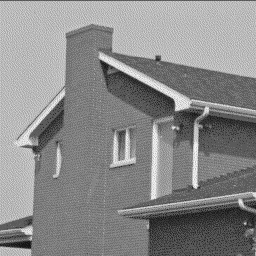
%> input picture Matlab files/test/house.bmp, 256 x 256 px
$ octave edge_show.m   (GNU Octave 9; MATLAB toolbox functions it lacks are replaced by stand-ins)
%> lines starting %> are read from the running program, lines starting %| are printed output that depends on the picture
clc
clear all
close all

% im=imread('./test/sem.jpg');
im=imread('./test/house.bmp');
%> im is the input picture: size 256x256 uint8; min 17, max 254, mean 137.8
subplot(3,1,1),imagesc(im);
colormap(gray(256));
axis image;
axis off;

T=0.1;
% eim1=edge(im,'sobel',T);
eim1=edge(im,'sobel');
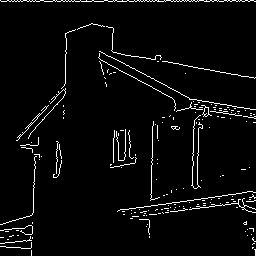
%> eim1: size 256x256 logical; 3.8% white in thin lines or dots
subplot(3,1,2),imagesc(eim1);
colormap(gray(256));
axis image;
axis off;
title('Sobel');


T=0.4;
% eim2=edge(im,'canny',T);
eim2=edge(im,'canny');
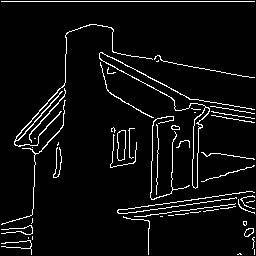
%> eim2: size 256x256 logical; 5.3% white in thin lines or dots
subplot(3,1,3),imagesc(eim2);
colormap(gray(256));
axis image;
axis off;
title('Canny');

$ run again, with Matlab files/test/sem.jpg saved as Matlab files/test/house.bmp
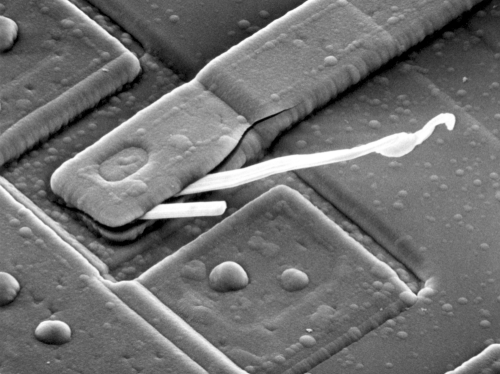
%> input picture Matlab files/test/sem.jpg, 500 x 374 px
%> im is the input picture: size 374x500 uint8; min 0, max 255, mean 112.5
%> `eim1=edge(im,'sobel');`:
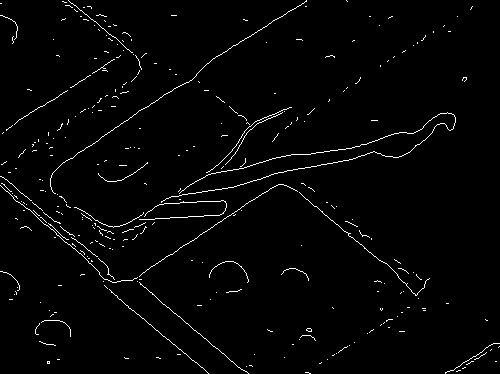
%> eim1: size 374x500 logical; 2% white in thin lines or dots
%> `eim2=edge(im,'canny');`:
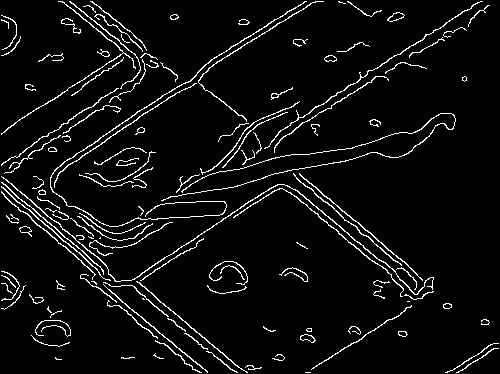
%> eim2: size 374x500 logical; 5.5% white in thin lines or dots

$ run again, with Matlab files/test/iris.bmp copied over Matlab files/test/house.bmp
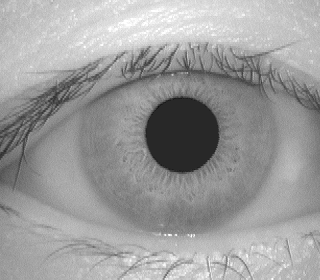
%> input picture Matlab files/test/iris.bmp, 320 x 280 px
%> im is the input picture: size 280x320 uint8; min 18, max 255, mean 155.9
%> `eim1=edge(im,'sobel');`:
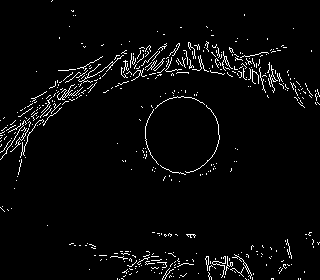
%> eim1: size 280x320 logical; 3.4% white in thin lines or dots
%> `eim2=edge(im,'canny');`:
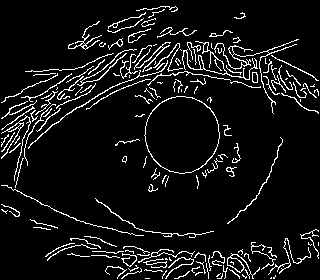
%> eim2: size 280x320 logical; 7.7% white in thin lines or dots
